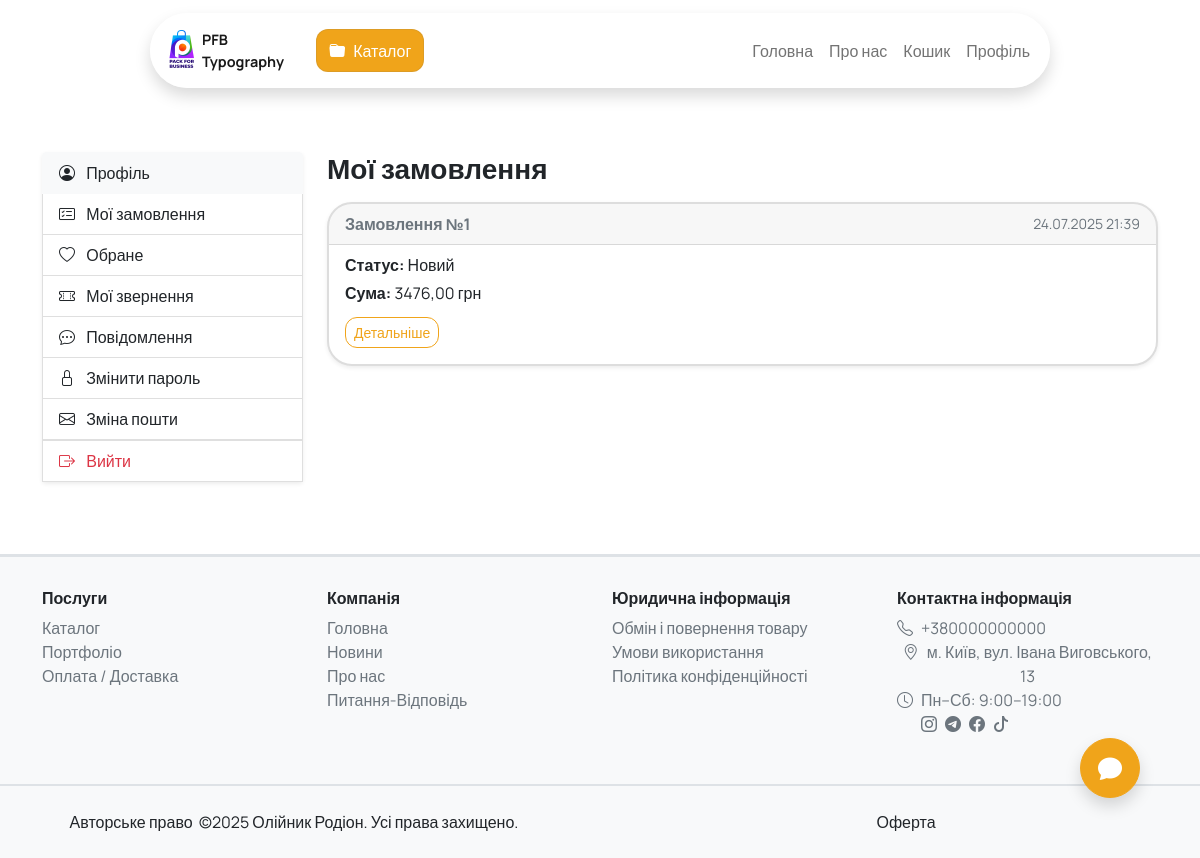
Page /account/my-orders/ (signed in) on the committed database.
### orders/models.py (models this page shows, shortened)
class Order(models.Model):
    STATUS_CHOICES = [
        ('new', 'Новий'),
        ('processing', 'В обробці'),
        ('completed', 'Завершено'),
        ('cancelled', 'Скасовано'),
    ]
    user = models.ForeignKey(CustomUser, on_delete=models.CASCADE, related_name='orders', verbose_name="Користувач")
    created_at = models.DateTimeField("Дата створення", auto_now_add=True)
    updated_at = models.DateTimeField("Дата оновлення", auto_now=True)
    status = models.CharField("Статус", max_length=20, choices=STATUS_CHOICES, default='new')
    address = models.CharField("Адреса доставки", max_length=255, null=True, blank=True)
    delivery_method = models.CharField("Метод доставки", max_length=100, null=True, blank=True)
    payment_method = models.CharField("Метод оплати", max_length=100, null=True, blank=True)
    recipient = models.ForeignKey(Recipient, on_delete=models.SET_NULL, null=True, blank=True, verbose_name="Отримувач")
    class Meta:
        verbose_name = 'Замовлення'
        verbose_name_plural = 'Замовлення'
    @property
    def total_price(self):
        return sum(item.total_price for item in self.items.all())

class OrderItem(models.Model):
    order = models.ForeignKey(Order, on_delete=models.CASCADE, related_name='items', verbose_name="Замовлення")
    service = models.ForeignKey(Service, on_delete=models.CASCADE, verbose_name="Послуга")
    quantity = models.PositiveIntegerField(default=1, verbose_name="Тираж")
    options = models.ManyToManyField(ServiceOption, blank=True, verbose_name="Обрані опції")
    @property
    def base_price(self):
        return self.service.price_from or Decimal('0.00')
    def get_options_price(self):
        return sum((opt.price or Decimal('0.00')) for opt in self.options.all())
    @property
    def unit_price(self):
        return self.base_price + self.get_options_price()
    @property
    def total_price(self):
        return self.unit_price * (Decimal(self.quantity) / Decimal(quantity_choices[0]))
    class Meta:
        verbose_name = 'Позиція замовлення'
        verbose_name_plural = 'Позиції замовлення'

### catalog/models.py (models this page shows, shortened)
class Service(models.Model):
    title = models.CharField("Назва", max_length=255)
    slug = models.SlugField(max_length=255, unique=True)
    description = models.TextField("Опис", blank=True)
    price_from = models.DecimalField("Ціна починаючи з", max_digits=10, decimal_places=2, help_text="Мінімальна ціна від")
    image = models.ImageField("Забраження 1", upload_to='services/', blank=True, null=True)
    image2 = models.ImageField("Забраження 2", upload_to='services/', blank=True, null=True)
    image3 = models.ImageField("Забраження 3", upload_to='services/', blank=True, null=True)
    image4 = models.ImageField("Забраження 4", upload_to='services/', blank=True, null=True)
    image5 = models.ImageField("Забраження 5", upload_to='services/', blank=True, null=True)
    image6 = models.ImageField("Забраження 6", upload_to='services/', blank=True, null=True)
    category = models.ForeignKey(ServiceCategory, on_delete=models.CASCADE, related_name='services', null=True, blank=True, verbose_name="Категорія")
    is_active = models.BooleanField("Активний", default=True)
    class Meta:
        verbose_name = "Послуга"
        verbose_name_plural = "Послуги"

class ServiceOption(models.Model):
    category = models.ForeignKey(ServiceOptionCategory, on_delete=models.CASCADE, related_name='options', verbose_name="Категорія опції")
    title = models.CharField("Назва опції", max_length=255, help_text="Наприклад: глянцеве, A4, 100 шт.")
    price = models.DecimalField("ціна", max_digits=10, decimal_places=2, blank=True, null=True)
    class Meta:
        verbose_name = "Опція послуги"
        verbose_name_plural = "Опції послуг"
        ordering = ['category', 'title']

### users/views.py (the view)
# urls.py: path('my-orders/', views.my_orders_view, name='my_orders'),
@login_required
def my_orders_view(request):
    main_data = get_base_info(request)
    user_orders = request.user.orders.filter(items__isnull=False).distinct()
    return render(request, 'users/my_orders.html', {**main_data, 'user_orders': user_orders, })

### chat/models.py (called while the page is built)
    @property
    def created_at_iso(self):
        return self.created_at.isoformat()

### core/utils.py (called while the page is built, shortened)
def get_base_info(request):
    maincategories = ServiceCategory.objects.filter(parent__isnull=True)
    cart_created = None
    if request.user.is_authenticated:
        ticket, created = Ticket.objects.get_or_create(user=request.user, status='new')
        ticket = Ticket.objects.prefetch_related('messages').get(id=ticket.id)
        cart = request.user.orders.filter(status='new').first()
    result = {'maincategories': maincategories, 'cart': cart, 'cart_created_at': cart_created, 'chat': ticket}
    return result

### templates/users/my_orders.html (shortened to what this page needs)
{% extends 'base.html' %}
{% load static %}
{% block content %}
<div class="container my-5">
  <div class="row">
    {% include "personal_cabinet_nav_pannel.html" %}
    <div class="col-md-9">
      <h3 class="fw-bold mb-3">Мої замовлення</h3>
      {% if user_orders %}
        <div class="row row-cols-1 g-3">
          {% for order in user_orders %}
            <div class="col">
              <div class="card shadow-sm border-0 rounded-custom h-100">
                <div class="card-header d-flex justify-content-between align-items-center px-3 py-2">
                  <div>
                    <strong class="text-secondary">Замовлення №{{ order.id }}</strong>
                  </div>
                  <small class="text-muted">{{ order.created_at|date:"d.m.Y H:i" }}</small>
                </div>
                <div class="card-body py-2 pb-3 px-3">
                  <p class="mb-1"><strong>Статус:</strong> {{ order.get_status_display  }}</p>
                  <p class="mb-1"><strong>Сума:</strong> {{ order.total_price }} грн</p>
                  <a href="#" class="btn btn-sm btn-outline-orange mt-2" data-order-id="{{ order.id }}" onclick="loadOrderDetails(event)">Детальніше</a>
                </div>
              </div>
            </div>
          {% endfor %}
        </div>
      {% else %}
        У вас ще немає замовлень.
      {% endif %}
    </div>
  </div>
</div>
{% endblock %}

### static/css/styles.css (style rules this page uses)
:root { --orange: #F0A41A; --orange-light: #FFE5B4; --orange-rgb: 240, 164, 26; --green: #198754; --green-rgb: 25, 135, 84; --text-main: #333333; }
html, body { height: auto !important; overflow-y: auto !important; margin: 0; padding: 0; font-family: "Manrope", sans-serif; scrollbar-width: none; overflow-x: hidden; max-width: 100%; }
.card.h-100 { border-radius: 10px; overflow: hidden; }
.card { border: 2px solid #ddd !important; box-shadow: 0 2px 8px rgba(0, 0, 0, 0.1); transition: transform 0.3s ease, box-shadow 0.3s ease !important; }
.btn-outline-orange { color: var(--orange); border-color: var(--orange); }
.btn, button { border-radius: 12px; }
.rounded-custom { border-radius: 25px !important; }

### rows in the picture
Order: id "1", created_at "24.07.2025 21:39", status "Новий", total_price "3476,00"
